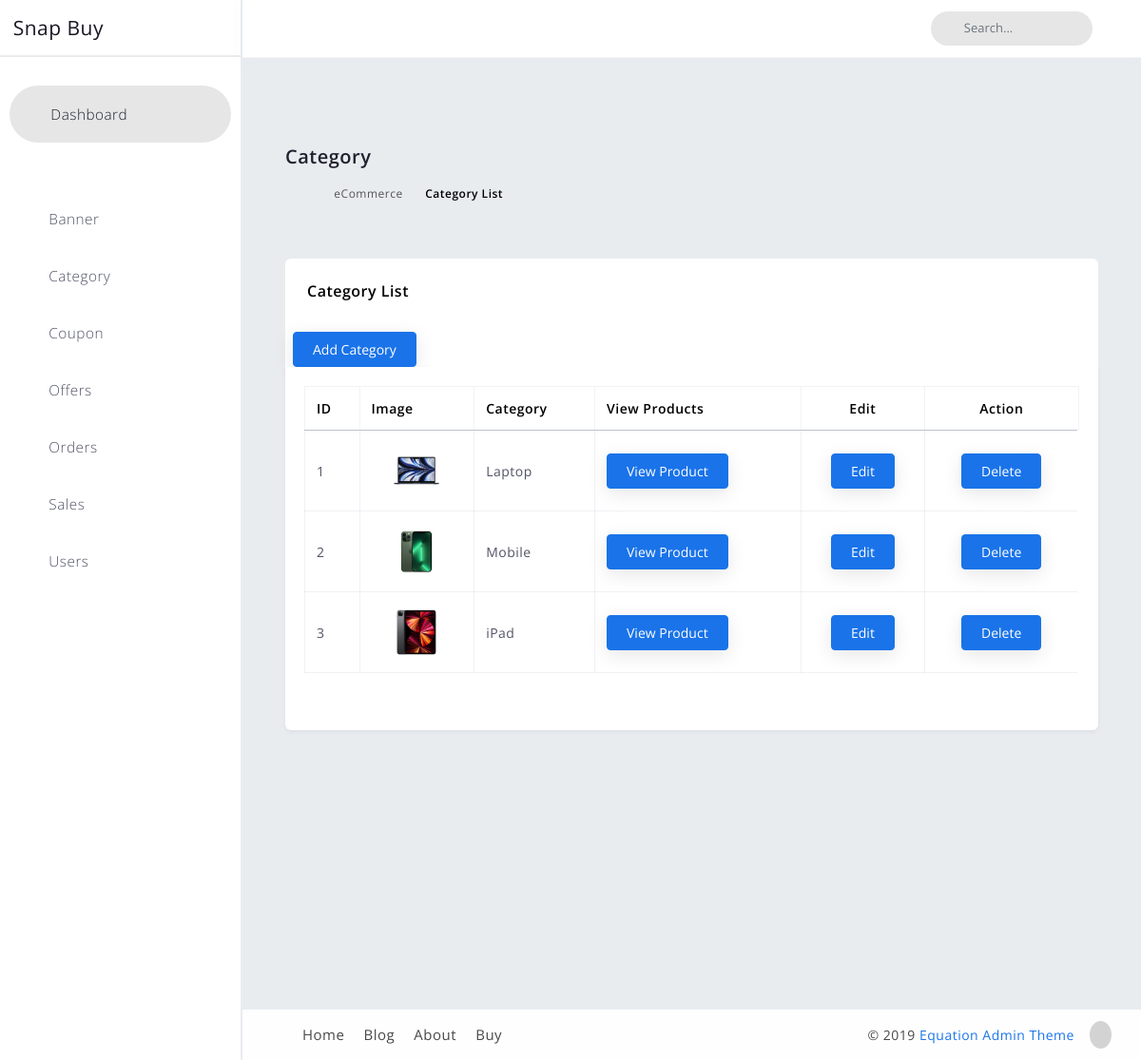
Screenshot of /adcategory/ad_categorylist with the database file from the repository.
### category_adminside/models.py (models this page shows, shortened)
class Category(models.Model):
    title =      models.CharField(max_length=200)
    details =     models.TextField()
    cat_image =   models.ImageField(upload_to='categoryimage')
    created_at =  models.DateTimeField(auto_now_add=True)

### category_adminside/views.py (the view)
# urls.py: path('ad_categorylist',views.category_view,name='list_category'),
def category_view(request):
    categories = Category.objects.all()
    return render(request,'cat_adminside/ad_categories.html',{'categories':categories})

### newcart/views.py (called while the page is built)
def _cart_id_(request):
    cart = request.session.session_key
    if not cart:
        cart = request.session.create()
    return cart

### templates/cat_adminside/ad_categories.html (shortened to what this page needs)
{% extends 'cat_adminside/cat_adminbase.html' %}
{% load static %}
{% block blockcontent %}
        <div id="content" class="main-content">
            <div class="container">
                <div class="page-header">
                    <div class="page-title">
                        <h3>Category</h3>
                        <div class="crumbs">
                            <ul id="breadcrumbs" class="breadcrumb">
                                <li><a href="index.html"><i class="flaticon-home-fill"></i></a></li>
                                <li><a href="#">eCommerce</a></li>
                                <li class="active"><a href="#">Category List</a></li>
                            </ul>
                        </div>
                    </div>
                </div>
                <div class="row margin-bottom-120">
                    <div class="col-xl-12 col-lg-12 col-md-12 col-sm-12 col-12">
                        <div class="statbox widget box box-shadow">
                            <div class="widget-header">
                                <div class="row">
                                    <div class="col-xl-12 col-md-12 col-sm-12 col-12">
                                        <h4>Category List </h4>
                                        <a href="{% url 'category_add' %}">
                                            <button type="button" class="btn btn-primary mt-2 ms-5 ">Add Category</button>
                                        </a>
                                    </div>
                                </div>
                            </div>
                            <div class="widget-content widget-content-area">
                                <div class="table-responsive mb-4">
                                    <table id="ecommerce-product-list" class="table  table-bordered">
                                        <thead>
                                            <tr>
                                                <th>ID</th>
                                                <th>Image</th>
                                                <th>Category</th>
                                                <th>View Products</th>
                                                <th class="align-center">Edit</th>
                                                <th class="align-center">Action</th>
                                            </tr>
                                        </thead>
                                        <tbody>
                                            {% for category in categories %}
                                            <tr>
                                                <td>{{category.id}}</td>
                                                <td class="text-center">
                                                    {% if not category.cat_image %}
                                                        <p>No Image</p>
                                                    {% else %}
                                                <a class="product-list-img" href="javascript: void(0);"><img src="{{ category.cat_image.url }}" alt="product"></a></td>
                                                {% endif %}
                                                <td>{{ category.title }}</td>
                                                <td>
                                                    <a href="{% url 'productlist' category.id %}"><button type="button" class="btn btn-primary">View Product</button></a>
                                                </td>
                                                <td class="text-center">
                                                    <a href="{% url 'category-edit' category.id %}"><button type="button" class="btn btn-primary">Edit</button></a>
                                                </td>
                                                <td class="align-center">
                                                    <ul class="table-controls">
                                                        <li>
                                                            <a href="{% url 'delete_category' category.id %}"><button type="button" class="btn btn-primary" onclick="return confirm('Delete Product?')">Delete</button></a>
                                                        </li>
                                                    </ul>
                                                </td>
                                            </tr>
                                            {% endfor %}
                                        </tbody>
                                    </table>
                                </div>
                            </div>
                        </div>
                    </div>
                </div>
            </div>
        </div>
    </div>
    {% endblock  %}

### static/adminstyles/assets/css/ecommerce/product.css (style rules this page uses)
.product-list-img img { border-radius: 14px; }
.product-list-img { background: transparent; border: none; }
.table thead th { vertical-align: bottom; border-bottom: 1px solid #888ea88a; }
.table-bordered td { border: 1px solid #888ea81f; vertical-align: middle; }
.table tbody tr { color: #515365; }
.table tbody tr td:last-child { border-right: solid 2px transparent; }
.table > thead > tr > th { color: #000; }

### static/adminstyles/assets/css/ecommerce/addedit_product.css (style rules this page uses)
.row .col-lg-12 .widget .widget-header h4 { color: #000; }
.align-center { text-align: right; margin: 0 auto; }

### static/adminstyles/assets/css/ecommerce/addedit_categories.css (style rules this page uses)
.row .col-lg-12 .widget .widget-header h4 { color: #000; }
.align-center { text-align: right; margin: 0 auto; }

### rows the page displays
Category: id "1", cat_image (picture), title "Laptop"
Category: id "2", cat_image (picture), title "Mobile"
Category: id "3", cat_image (picture), title "iPad"
